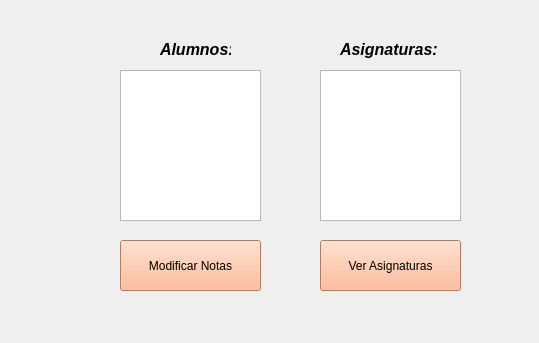
<?xml version="1.0" encoding="UTF-8"?>
<ui version="4.0">
 <class>MainWindow</class>
 <widget class="QMainWindow" name="MainWindow">
  <property name="geometry">
   <rect>
    <x>0</x>
    <y>0</y>
    <width>539</width>
    <height>343</height>
   </rect>
  </property>
  <property name="windowTitle">
   <string>MainWindow</string>
  </property>
  <widget class="QWidget" name="centralwidget">
   <widget class="QPushButton" name="ModNotasBtn">
    <property name="geometry">
     <rect>
      <x>120</x>
      <y>240</y>
      <width>141</width>
      <height>51</height>
     </rect>
    </property>
    <property name="styleSheet">
     <string notr="true">font: 600 12pt &quot;Segoe UI&quot;;
background-color: rgb(255, 170, 127);</string>
    </property>
    <property name="text">
     <string>Modificar Notas</string>
    </property>
   </widget>
   <widget class="QLabel" name="Alumnoslabel">
    <property name="geometry">
     <rect>
      <x>160</x>
      <y>40</y>
      <width>71</width>
      <height>20</height>
     </rect>
    </property>
    <property name="text">
     <string>&lt;html&gt;&lt;head/&gt;&lt;body&gt;&lt;p&gt;&lt;span style=&quot; font-size:12pt; font-weight:700; font-style:italic;&quot;&gt;Alumnos:&lt;/span&gt;&lt;/p&gt;&lt;/body&gt;&lt;/html&gt;</string>
    </property>
   </widget>
   <widget class="QListWidget" name="Alumnoslist">
    <property name="geometry">
     <rect>
      <x>120</x>
      <y>70</y>
      <width>141</width>
      <height>151</height>
     </rect>
    </property>
   </widget>
   <widget class="QLabel" name="Asignaturalabel">
    <property name="geometry">
     <rect>
      <x>340</x>
      <y>40</y>
      <width>101</width>
      <height>20</height>
     </rect>
    </property>
    <property name="text">
     <string>&lt;html&gt;&lt;head/&gt;&lt;body&gt;&lt;p&gt;&lt;span style=&quot; font-size:12pt; font-weight:700; font-style:italic;&quot;&gt;Asignaturas:&lt;/span&gt;&lt;/p&gt;&lt;/body&gt;&lt;/html&gt;</string>
    </property>
   </widget>
   <widget class="QListWidget" name="Asignaturaslist">
    <property name="geometry">
     <rect>
      <x>320</x>
      <y>70</y>
      <width>141</width>
      <height>151</height>
     </rect>
    </property>
   </widget>
   <widget class="QPushButton" name="VerAsigBtn">
    <property name="geometry">
     <rect>
      <x>320</x>
      <y>240</y>
      <width>141</width>
      <height>51</height>
     </rect>
    </property>
    <property name="styleSheet">
     <string notr="true">font: 600 12pt &quot;Segoe UI&quot;;
background-color: rgb(255, 170, 127);</string>
    </property>
    <property name="text">
     <string>Ver Asignaturas</string>
    </property>
   </widget>
  </widget>
  <widget class="QMenuBar" name="menubar">
   <property name="geometry">
    <rect>
     <x>0</x>
     <y>0</y>
     <width>539</width>
     <height>33</height>
    </rect>
   </property>
  </widget>
 </widget>
 <resources>
  <include location="imagenes/imagen.qrc"/>
 </resources>
 <connections/>
</ui>
